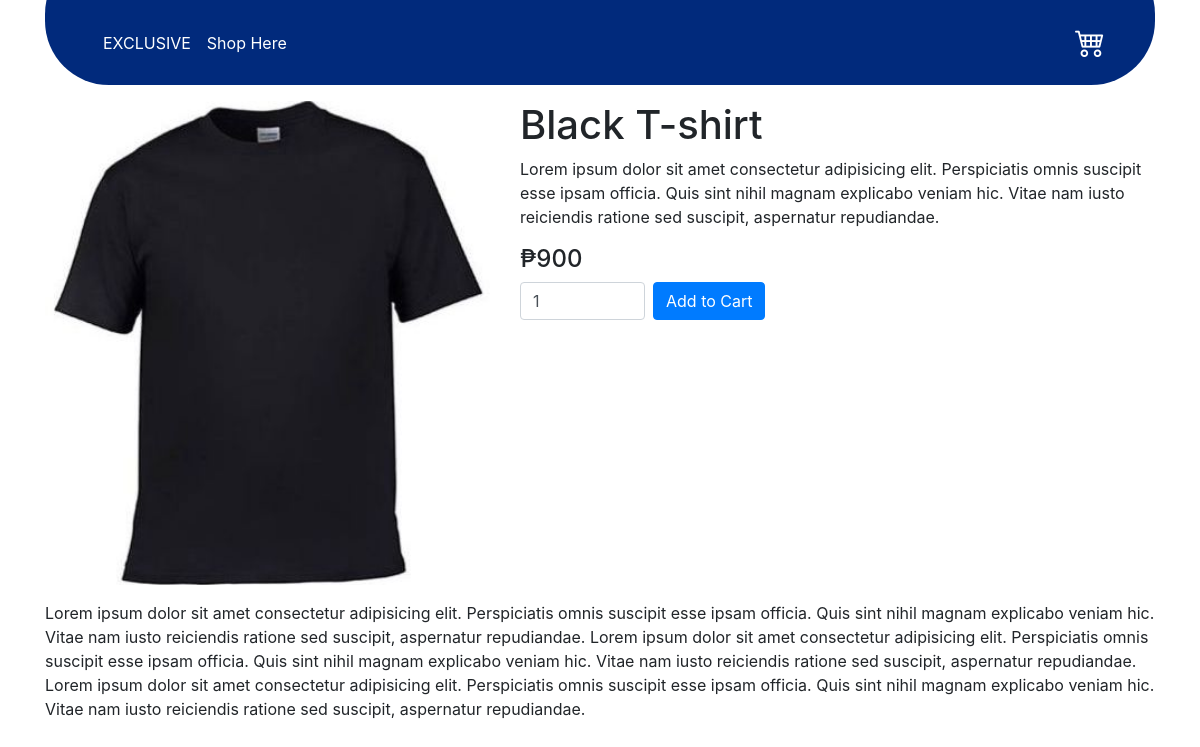
The page /single-product.php?product=1 on the database its author committed.
### tables this page shows
CREATE TABLE IF NOT EXISTS `product_images` (
  `id` int(11) NOT NULL AUTO_INCREMENT,
  `product_id` int(11) DEFAULT NULL,
  `img` varchar(255) DEFAULT NULL,
  `display_order` int(11) DEFAULT NULL,
  `is_featured` tinyint(1) DEFAULT 0,
  PRIMARY KEY (`id`)
);

CREATE TABLE IF NOT EXISTS `products` (
  `id` int(11) NOT NULL AUTO_INCREMENT,
  `product_name` varchar(255) DEFAULT NULL,
  `product_slug` varchar(255) DEFAULT NULL,
  `short_description` varchar(255) DEFAULT NULL,
  `full_description` text DEFAULT NULL,
  `price` double(255,2) DEFAULT NULL,
  `is_featured` tinyint(1) DEFAULT 0,
  `is_active` tinyint(1) DEFAULT 0,
  `created_at` varchar(255) DEFAULT NULL,
  `updated_at` varchar(255) DEFAULT NULL,
  `product_id` int(255) NOT NULL,
  PRIMARY KEY (`id`)
);

### single-product.php (the view, shortened to what this page needs)
<?php
    require_once('./inc/config.php');
    if(isset($_GET['product']) && !empty($_GET['product']) && is_numeric($_GET['product']))
    {
        $sql = "SELECT p.*,pdi.img from products p
            INNER JOIN product_images pdi ON pdi.product_id = p.product_id WHERE pdi.is_featured =:featured AND p.id =:productID";
        $handle = $db->prepare($sql);
        $params = [
                ':featured'=>1,
                ':productID' =>$_GET['product'],
            ];
        $handle->execute($params);
        if($handle->rowCount() == 1 )
        {
            $getProductData = $handle->fetch(PDO::FETCH_ASSOC);
            $imgUrl = PRODUCT_IMG_URL."/".$getProductData ['img'];
        }
        else
        {
            $error = '404! No record found';
        }
    }
    else
    {
        $error = '404! No record found';
    }
include('layout/header.php');
?>
<div style="margin: px;">
    <?php if(isset($getProductData) && is_array($getProductData)){?>
        <div class="row mt-3">
            <div class="col-md-5 box">
                <img src="<?php echo $imgUrl;?>">
            </div>
            <div class="col-md-7">
                <h1><?php echo $getProductData['product_name']?></h1>
                <p><?php echo $getProductData['short_description']?></p>
                <h4>₱<?php echo $getProductData['price']?></h4>
                <form class="form-inline" method="POST">
                    <div class="form-group mb-2">
                        <input type="number" name="product_qty" id="productQty" class="form-control" placeholder="Quantity" min="1" max="1000" value="1">
                    </div>
                    <div class="form-group mb-2 ml-2">
                        <button type="submit" class="btn btn-primary" name="add_to_cart" value="add to cart">Add to Cart</button>
                    </div>
                </form>
            </div>
        </div>
        <div class="row mt-3">
            <div class="col-md-12">
                <?php echo $getProductData['full_description']?>
            </div>
        </div>
    <?php
    }
    ?>
</div>
<?php include('layout/footer.php');?>

### single-product.php (style rules this page uses)
.box { width: 30%; height: 100%; border: 5px; }
img { width: 100%; height: 100%; }

### rows shown on the page
product_images: img (picture), product.product_name "Black T-shirt", product.short_description "Lorem ipsum dolor sit amet consectetur adipisicing elit. Perspiciatis omnis suscipit esse ipsam officia. Quis sint nihil magnam explicabo veniam hic. Vitae nam iusto reiciendis ratione sed suscipit, aspernatur repudiandae.", product.price "900", product.full_description "Lorem ipsum dolor sit amet consectetur adipisicing elit. Perspiciatis omnis suscipit esse ipsam officia. Quis sint nihil magnam explicabo veniam hic. Vitae nam iusto reiciendis ratione sed suscipit, aspernatur repudiandae. Lorem ipsum dolor sit amet consectetur adipisicing elit. Perspiciatis omnis suscipit esse ipsam officia. Quis sint nihil magnam explicabo veniam hic. Vitae nam iusto reiciendis ratione sed suscipit, aspernatur repudiandae. Lorem ipsum dolor sit amet consectetur adipisicing elit. Perspiciatis omnis suscipit esse ipsam officia. Quis sint nihil magnam explicabo veniam hic. Vitae nam iusto reiciendis ratione sed suscipit, aspernatur repudiandae."
